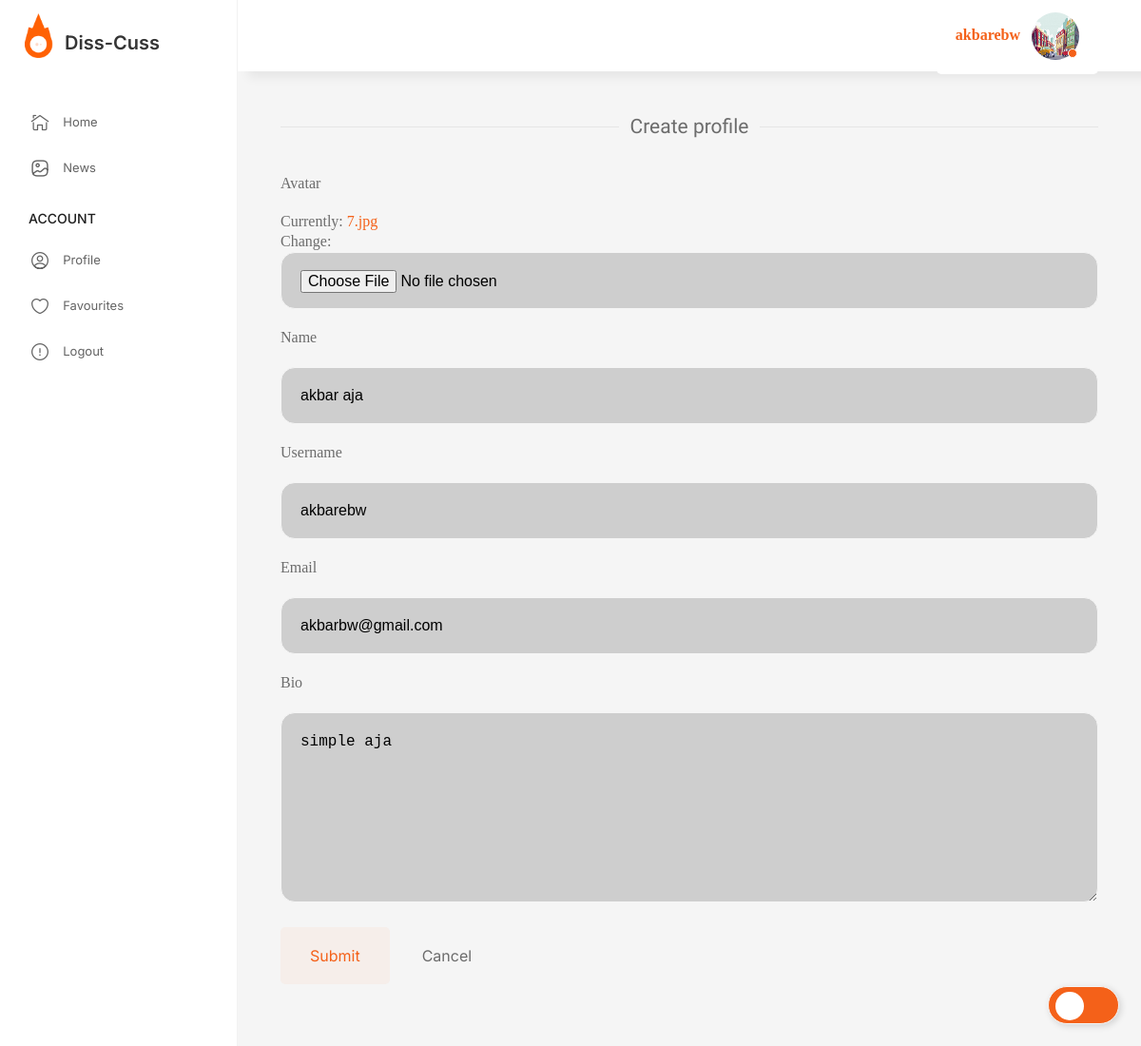
Screenshot of /update-user/4 (signed in) with the database file from the repository.
### base/models.py (models this page shows)
class User(AbstractUser):
    name = models.CharField(max_length=200, null=True)
    email = models.EmailField(unique=True, null=True)
    bio = models.TextField(null=True)
    avatar = models.ImageField(null=True, default="foto.jpg")
    USERNAME_FIELD = 'email'
    REQUIRED_FIELDS = ['username']

### base/views.py (the view)
# urls.py: path('update-user/<str:pk>', views.updateUser, name="update-user"),
@login_required(login_url='/login')
def updateUser(request, pk):
    user = request.user
    form = UserForm(instance=user)
    if request.method == 'POST':
        form = UserForm(request.POST, request.FILES, instance=user)
        if form.is_valid():
            form.save()
            return redirect('user-profile', pk=user.id)
    return render(request, 'base/pages/profile/update-user.html',  {'form': form})

### base/forms.py
class UserForm(ModelForm):
    class Meta:
        model = User
        fields = ['avatar', 'name', 'username', 'email', 'bio']

### base/templates/base/pages/profile/update-user.html (shortened to what this page needs)
{% extends 'main.html' %}
{% load static %}
{% block content %}
    <main class="page-main">
        <div class="uk-width-3-3@l">
            <div class="form-login__box">
                {% if users.id %}
                    <div class="uk-heading-line uk-text-center">
                        <span>Update profile</span>
                    </div>
                {% else %}
                    <div class="uk-heading-line uk-text-center">
                        <span>Create profile</span>
                    </div>
                {% endif %}
                <form class="form" action="" method="POST" enctype="multipart/form-data">
                    {% for field in form %}
                        <div class="uk-margin">
                            <label>{{ field.label }}</label>
                            <div class="uk-margin">{{ field }}</div>
                        </div>
                    {% endfor %}
                    <div class="uk-margin">
                        <button class="uk-button uk-button-danger" type="submit"
                        >Submit
                        </button
                        >
                        <a class="uk-button btn-danger" href="{% url 'home' %}"
                        >Cancel</a
                        >
                    </div>
                </form>
            </div>
        </div>
    </main>
{% endblock %}

### templates/main.html (shortened to what this page needs)
<!DOCTYPE html>
{% load static %}
<html lang="en">
<head>
    <link rel="stylesheet" href="{% static 'assets/css/libs.min.css' %}"/>
    <link rel="stylesheet" href="{% static 'assets/css/main.css' %}"/>
</head>
<body class="page-chats">
<input id="toggle" type="checkbox"/>
<div class="page-wrapper">
    <header class="page-header">
        <div class="page-header__inner">
            <div class="page-header__sidebar">
                <div class="page-header__logo">
                    <img src="{% static 'assets/img/logo.png' %}" alt="logo"/><span
                        class="page-header__logo_text"
                >Diss-Cuss</span
                >
                </div>
            </div>
            <div class="page-header__content">
                {% if request.user.is_authenticated %}
                    <div class="user-item --active">
                        <div class="page-header__action">
                            <a href="{% url 'user-profile' user.id %}">{{ request.user.username }}</a>
                        </div>&nbsp;&nbsp;&nbsp;
                        <div class="user-item__avatar">
                            <a href="{% url 'user-profile' user.id %}"><img src="{{request.user.avatar.url}}"
                                                                            alt="user"/></a>
                        </div>
                    </div>
                {% else %}
                    <div class="page-header__action">
                        <a href="{% url 'login' %}">Login</a>
                    </div>
                {% endif %}
            </div>
    </header>
    <div class="page-content">
        <aside class="sidebar is-show" id="sidebar">
            <div class="sidebar-box">
                <ul class="uk-nav">
                    {% if request.user.is_authenticated %}
                        <li>
                            <a href="{% url 'home' %}"><i class="ico_home"></i><span>Home</span></a>
                        </li>
                        <li>
                            <a href="{% url 'news' %}"><i class="ico_gallery"></i><span>News</span></a>
                        </li>
                        <li class="uk-nav-header">Account</li>
                        <li>
                            <a href="{% url 'user-profile' user.id %}"
                            ><i class="ico_profile"></i><span>Profile</span></a
                            >
                        </li>
                        <li>
                            <a href="{% url 'bookmarked_items' %}"
                            ><i class="ico_favourites"></i><span>Favourites</span></a
                            >
                        </li>
                        <li>
                            <a href="{% url 'logout' %}"
                            ><i class="ico_report"></i><span>Logout</span></a
                            >
                        </li>
                    {% endif %}
                </ul>
            </div>
        </aside>
        {% block content %}
        {% endblock %}
    </div>
</body>
</html>

### rows the page displays
User: user.username "akbarebw", user.avatar (picture), form "akbar aja" "akbarebw" "akbarbw@gmail.com" "simple aja"

### other values shown
{{ field.label }} "Avatar" "Name" "Username" "Email" "Bio"
